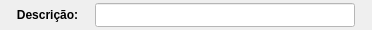
              <widget class="QWidget" name="widget_38" native="true">
               <property name="minimumSize">
                <size>
                 <width>0</width>
                 <height>30</height>
                </size>
               </property>
               <property name="maximumSize">
                <size>
                 <width>16777215</width>
                 <height>30</height>
                </size>
               </property>
               <property name="styleSheet">
                <string notr="true"/>
               </property>
               <layout class="QHBoxLayout" name="horizontalLayout_5">
                <property name="spacing">
                 <number>5</number>
                </property>
                <property name="leftMargin">
                 <number>5</number>
                </property>
                <property name="topMargin">
                 <number>3</number>
                </property>
                <property name="rightMargin">
                 <number>5</number>
                </property>
                <property name="bottomMargin">
                 <number>3</number>
                </property>
                <item>
                 <widget class="QLabel" name="label_50">
                  <property name="minimumSize">
                   <size>
                    <width>85</width>
                    <height>0</height>
                   </size>
                  </property>
                  <property name="maximumSize">
                   <size>
                    <width>85</width>
                    <height>16777215</height>
                   </size>
                  </property>
                  <property name="font">
                   <font>
                    <pointsize>9</pointsize>
                    <weight>75</weight>
                    <bold>true</bold>
                   </font>
                  </property>
                  <property name="text">
                   <string>Descrição:</string>
                  </property>
                  <property name="alignment">
                   <set>Qt::AlignCenter</set>
                  </property>
                 </widget>
                </item>
                <item>
                 <widget class="QLineEdit" name="line_Descricao">
                  <property name="sizePolicy">
                   <sizepolicy hsizetype="Preferred" vsizetype="Preferred">
                    <horstretch>0</horstretch>
                    <verstretch>0</verstretch>
                   </sizepolicy>
                  </property>
                  <property name="minimumSize">
                   <size>
                    <width>260</width>
                    <height>0</height>
                   </size>
                  </property>
                  <property name="maximumSize">
                   <size>
                    <width>260</width>
                    <height>16777215</height>
                   </size>
                  </property>
                  <property name="font">
                   <font>
                    <pointsize>9</pointsize>
                   </font>
                  </property>
                  <property name="styleSheet">
                   <string notr="true">background-color: rgb(255, 255, 255);</string>
                  </property>
                  <property name="text">
                   <string/>
                  </property>
                  <property name="maxLength">
                   <number>30</number>
                  </property>
                  <property name="alignment">
                   <set>Qt::AlignLeading|Qt::AlignLeft|Qt::AlignVCenter</set>
                  </property>
                 </widget>
                </item>
                <item>
                 <widget class="QLabel" name="label_5">
                  <property name="text">
                   <string/>
                  </property>
                 </widget>
                </item>
               </layout>
              </widget>
